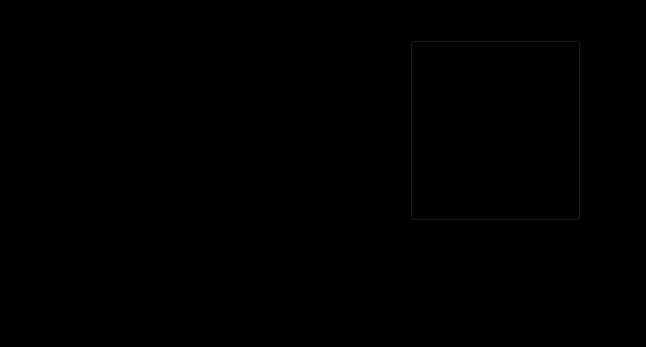
<?xml version="1.0" encoding="UTF-8"?>
<ui version="4.0">
 <class>succeq</class>
 <widget class="QWidget" name="succeq">
  <property name="geometry">
   <rect>
    <x>0</x>
    <y>0</y>
    <width>646</width>
    <height>347</height>
   </rect>
  </property>
  <property name="windowTitle">
   <string>Form</string>
  </property>
  <property name="styleSheet">
   <string notr="true">background-color: rgb(0, 0, 0);</string>
  </property>
  <widget class="QPushButton" name="pushButton">
   <property name="geometry">
    <rect>
     <x>400</x>
     <y>310</y>
     <width>91</width>
     <height>21</height>
    </rect>
   </property>
   <property name="font">
    <font>
     <pointsize>9</pointsize>
    </font>
   </property>
   <property name="styleSheet">
    <string notr="true">background-color: rgb(255, 255, 255);</string>
   </property>
   <property name="text">
    <string>退出</string>
   </property>
  </widget>
  <widget class="QPushButton" name="pushButton_2">
   <property name="geometry">
    <rect>
     <x>400</x>
     <y>290</y>
     <width>91</width>
     <height>21</height>
    </rect>
   </property>
   <property name="font">
    <font>
     <pointsize>9</pointsize>
    </font>
   </property>
   <property name="styleSheet">
    <string notr="true">background-color: rgb(255, 255, 255);</string>
   </property>
   <property name="text">
    <string>选择其他模式</string>
   </property>
  </widget>
  <widget class="QLabel" name="label">
   <property name="geometry">
    <rect>
     <x>-330</x>
     <y>-10</y>
     <width>981</width>
     <height>411</height>
    </rect>
   </property>
   <property name="maximumSize">
    <size>
     <width>1600</width>
     <height>1600</height>
    </size>
   </property>
   <property name="text">
    <string>&lt;html&gt;&lt;head/&gt;&lt;body&gt;&lt;p&gt;&lt;img src=&quot;:/WechatIMG585.png&quot;/&gt;&lt;/p&gt;&lt;/body&gt;&lt;/html&gt;</string>
   </property>
  </widget>
  <widget class="QPushButton" name="pushButton_3">
   <property name="geometry">
    <rect>
     <x>410</x>
     <y>40</y>
     <width>171</width>
     <height>181</height>
    </rect>
   </property>
   <property name="font">
    <font>
     <family>Hiragino Kaku Gothic StdN</family>
    </font>
   </property>
   <property name="styleSheet">
    <string notr="true">QPushButton { background-color: rgb(155, 117, 174);  } QPushButton:hover { background-color: rgb(43, 62, 138);font: italic 13pt &quot;Marker Felt&quot;; }
font: italic 13pt &quot;Marker Felt&quot;;
background-color: </string>
   </property>
   <property name="text">
    <string>恭喜你，成长为巅峰梅西</string>
   </property>
  </widget>
 </widget>
 <resources/>
 <connections/>
</ui>
